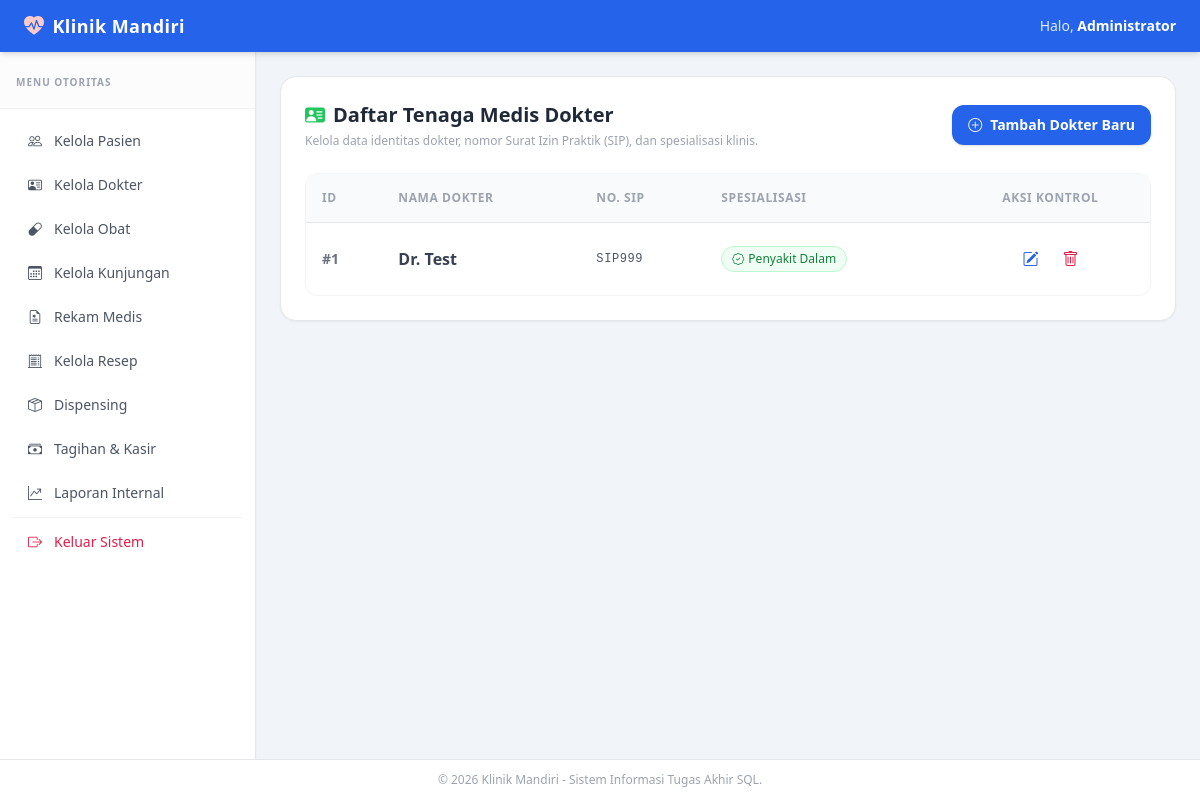
Before: /modules/doctors/index.php (signed in) with the older database file.
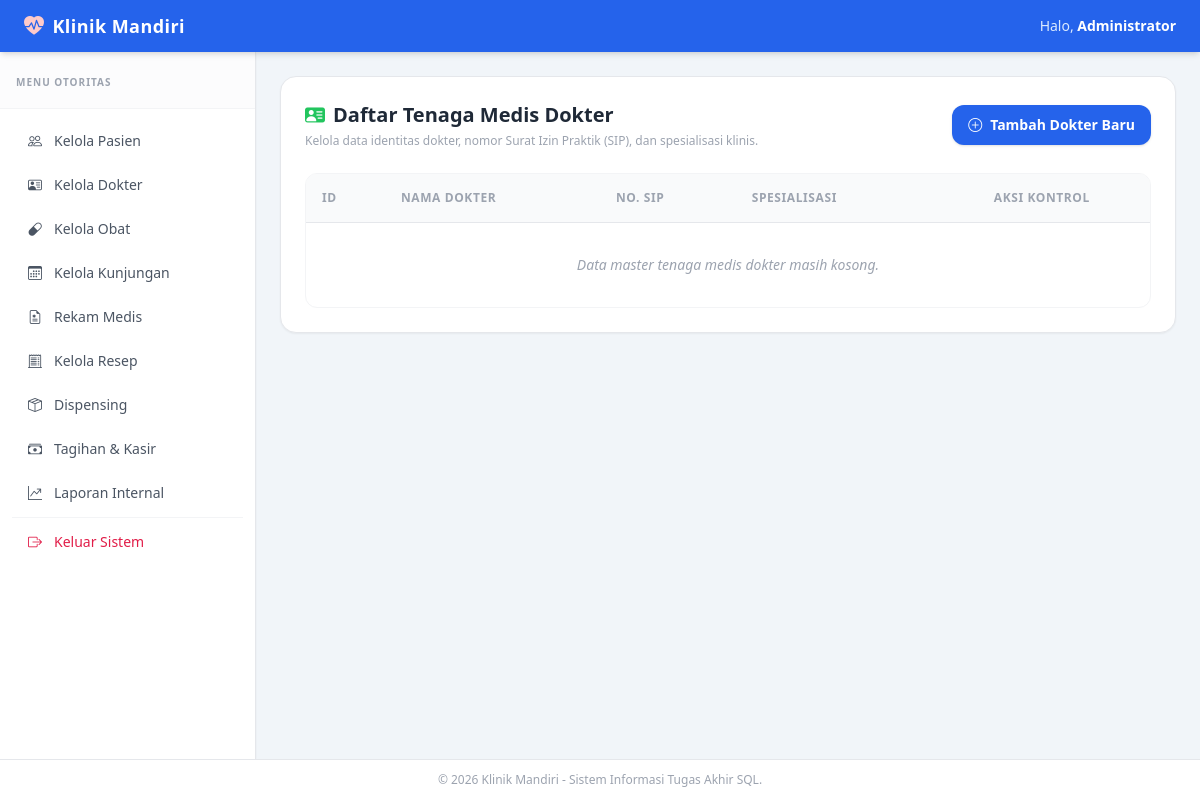
After: the same page with the newer database file.
### tables this page shows
CREATE TABLE dokter (
    doctor_id INT AUTO_INCREMENT PRIMARY KEY,
    nama VARCHAR(100) NOT NULL,
    sip_no VARCHAR(50) NOT NULL UNIQUE,
    spesialisasi VARCHAR(100),
    jadwal_id INT
);

### modules/doctors/index.php (the view, shortened to what this page needs)
<?php
require_once __DIR__ . '/../../config/koneksi.php';
$result = mysqli_query($conn, "SELECT * FROM dokter ORDER BY doctor_id DESC");
include __DIR__ . '/../../includes/header.php';
include __DIR__ . '/../../includes/sidebar.php';
?>
<div class="bg-white p-6 rounded-2xl border border-gray-200 shadow-sm">
    <div class="flex flex-col sm:flex-row sm:items-center sm:justify-between gap-4 mb-6">
        <div>
            <h2 class="text-xl font-bold text-gray-800 flex items-center">
                <i class="bi bi-person-vcard-fill text-green-500 mr-2"></i> Daftar Tenaga Medis Dokter
            </h2>
            <p class="text-xs text-gray-400 mt-1">Kelola data identitas dokter, nomor Surat Izin Praktik (SIP), dan spesialisasi klinis.</p>
        </div>
        <a href="create.php" class="bg-blue-600 hover:bg-blue-700 text-white text-sm font-semibold py-2.5 px-4 rounded-xl shadow flex items-center justify-center space-x-2 transition duration-150 self-start sm:self-auto">
            <i class="bi bi-plus-circle"></i>
            <span>Tambah Dokter Baru</span>
        </a>
    </div>
    <div class="overflow-x-auto rounded-xl border border-gray-100">
        <table class="w-full text-left text-sm border-collapse">
            <thead>
                <tr class="bg-gray-50 border-b border-gray-200 text-xs font-bold text-gray-400 uppercase tracking-wider">
                    <th class="p-4">ID</th>
                    <th class="p-4">Nama Dokter</th>
                    <th class="p-4">No. SIP</th>
                    <th class="p-4">Spesialisasi</th>
                    <th class="p-4 text-center">Aksi Kontrol</th>
                </tr>
            </thead>
            <tbody class="divide-y divide-gray-100 text-gray-600">
                <?php if (mysqli_num_rows($result) > 0) : ?>
                    <?php while ($row = mysqli_fetch_assoc($result)) : ?>
                        <tr class="hover:bg-slate-50/80 transition">
                            <td class="p-4 font-semibold text-gray-500">#<?= $row['doctor_id']; ?></td>
                            <td class="p-4 font-bold text-gray-700 text-base"><?= htmlspecialchars($row['nama']); ?></td>
                            <td class="p-4 font-mono text-xs tracking-wider"><?= htmlspecialchars($row['sip_no']); ?></td>
                            <td class="p-4">
                                <span class="bg-green-50 text-green-700 text-xs px-2.5 py-1 rounded-full border border-green-200 font-medium inline-flex items-center">
                                    <i class="bi bi-patch-check mr-1"></i> <?= htmlspecialchars($row['spesialisasi'] ?: 'Umum'); ?>
                                </span>
                            </td>
                            <td class="p-4 text-center">
                                <div class="flex items-center justify-center space-x-2">
                                    <a href="edit.php?id=<?= $row['doctor_id']; ?>" class="text-blue-600 hover:bg-blue-50 p-2 rounded-lg transition" title="Ubah Profil Dokter">
                                        <i class="bi bi-pencil-square text-base"></i>
                                    </a>
                                    <a href="delete.php?id=<?= $row['doctor_id']; ?>" onclick="return confirm('Apakah Anda yakin ingin menghapus data medis <?= htmlspecialchars($row['nama']) ?>?')" class="text-rose-600 hover:bg-rose-50 p-2 rounded-lg transition" title="Hapus Dokter">
                                        <i class="bi bi-trash text-base"></i>
                                    </a>
                                </div>
                            </td>
                        </tr>
                    <?php endwhile; ?>
                <?php else : ?>
                    <tr>
                        <td colspan="5" class="p-8 text-center text-gray-400 italic">Data master tenaga medis dokter masih kosong.</td>
                    </tr>
                <?php endif; ?>
            </tbody>
        </table>
    </div>
</div>
<?php include __DIR__ . '/../../includes/footer.php'; ?>

Changed rows visible on the page:
removed dokter: doctor_id "1", nama "Dr. Test", sip_no "SIP999", spesialisasi "Penyakit Dalam"
Other visible differences:
text now shown: "Data master tenaga medis dokter masih kosong."
